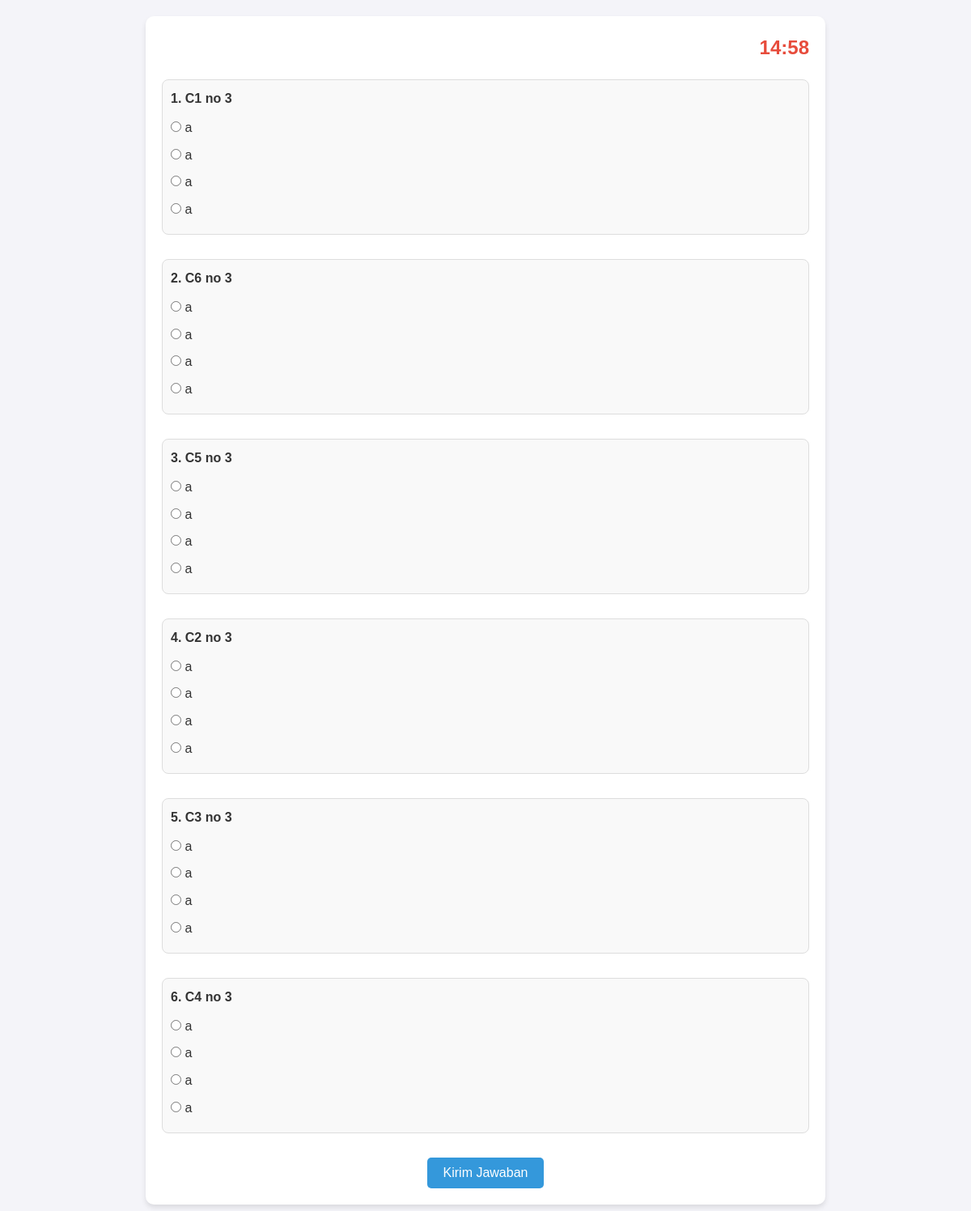
The app's page /exam.php (signed in) with its own data.
### tables this page shows
CREATE TABLE `questions` (
  `id` int(11) NOT NULL,
  `question` text NOT NULL,
  `option_a` varchar(255) NOT NULL,
  `option_b` varchar(255) NOT NULL,
  `option_c` varchar(255) NOT NULL,
  `option_d` varchar(255) NOT NULL,
  `correct_option` char(1) NOT NULL,
  `kategori` char(2) NOT NULL
);

### exam.php (the view, shortened to what this page needs)
<?php
include 'db.php';
$userAnswers = isset($_SESSION['user_answers']) ? $_SESSION['user_answers'] : [];
$category_limit = [];
$query = "SELECT category_id, question_limit FROM category_limits";
$result = $conn->query($query);
if ($result) {
    while ($row = $result->fetch_assoc()) {
        $category_limit[$row['category_id']] = $row['question_limit'];
    }
}
$category_limit += [
    1 => 3,
    2 => 3,
    3 => 3,
    4 => 3,
    5 => 3,
    6 => 3,
];
foreach ($category_limit as $category => $limit) {
    $query = "SELECT id, question, option_a, option_b, option_c, option_d, correct_option
              FROM questions
              WHERE kategori = $category
              ORDER BY RAND()
              LIMIT $limit";
    $result = $conn->query($query);
}
$shuffledQuestions = $_SESSION['shuffled_questions'];
?>
<!DOCTYPE html>
<html lang="id">
<head>
</head>
<body>
<div class="container">
        <div id="timer" style="font-size: 1.5em; font-weight: bold; margin-bottom: 20px;">
        </div>
        <form id="examForm" action="submit_exam.php" method="POST">
            <?php foreach ($shuffledQuestions as $index => $question): ?>
                <div class="question">
                    <p><?= ($index + 1) . ". " . htmlspecialchars($question['question']) ?></p>
                    <?php foreach (['a', 'b', 'c', 'd'] as $option): ?>
                        <label>
                            <input type="radio" name="answer[<?= $question['id'] ?>]" value="<?= $option ?>"
                                <?= isset($userAnswers[$question['id']]) && $userAnswers[$question['id']] === $option ? 'checked' : '' ?>>
                            <?= htmlspecialchars($question['option_' . $option]) ?>
                        </label>
                    <?php endforeach; ?>
                </div>
            <?php endforeach; ?>
            <div class="submit-btn" style="margin-top: 20px;">
                <button type="submit">Kirim Jawaban</button>
            </div>
        </form>
    </div>
</body>
</html>

### exam.php (style rules this page uses)
body, h1, h2, p, ul, ol, li, form, input, button { margin: 0; padding: 0; box-sizing: border-box; }
body { font-family: 'Arial', sans-serif; background-color: #f4f4f9; color: #333; line-height: 1.6; }
label { display: block; margin: 5px 0; }
.container { max-width: 800px; margin: 20px auto; padding: 20px; background: #fff; border-radius: 10px; box-shadow: 0 4px 6px rgba(0, 0, 0, 0.1); }
#timer { font-size: 1.5rem; font-weight: bold; color: #e74c3c; text-align: right; }
.question { margin-bottom: 30px; padding: 10px; border: 1px solid #ddd; border-radius: 8px; background: #f9f9f9; }
.question p { font-weight: bold; margin-bottom: 10px; }
label { display: block; margin: 8px 0; }
button { display: inline-block; background: #3498db; color: #fff; border: none; padding: 10px 20px; border-radius: 5px; cursor: pointer; font-size: 1rem; transition: background 0.3s ease; }
.submit-btn { display: block; width: 100%; text-align: center; margin-top: 20px; }

### records on screen
questions: question "C1 no 3", id "☐ a", option_a "a", option_b "a", option_c "a", option_d "a"
questions: question "C6 no 3", id "☐ a", option_a "a", option_b "a", option_c "a", option_d "a"
questions: question "C5 no 3", id "☐ a", option_a "a", option_b "a", option_c "a", option_d "a"
questions: question "C2 no 3", id "☐ a", option_a "a", option_b "a", option_c "a", option_d "a"
questions: question "C3 no 3", id "☐ a", option_a "a", option_b "a", option_c "a", option_d "a"
questions: question "C4 no 3", id "☐ a", option_a "a", option_b "a", option_c "a", option_d "a"
